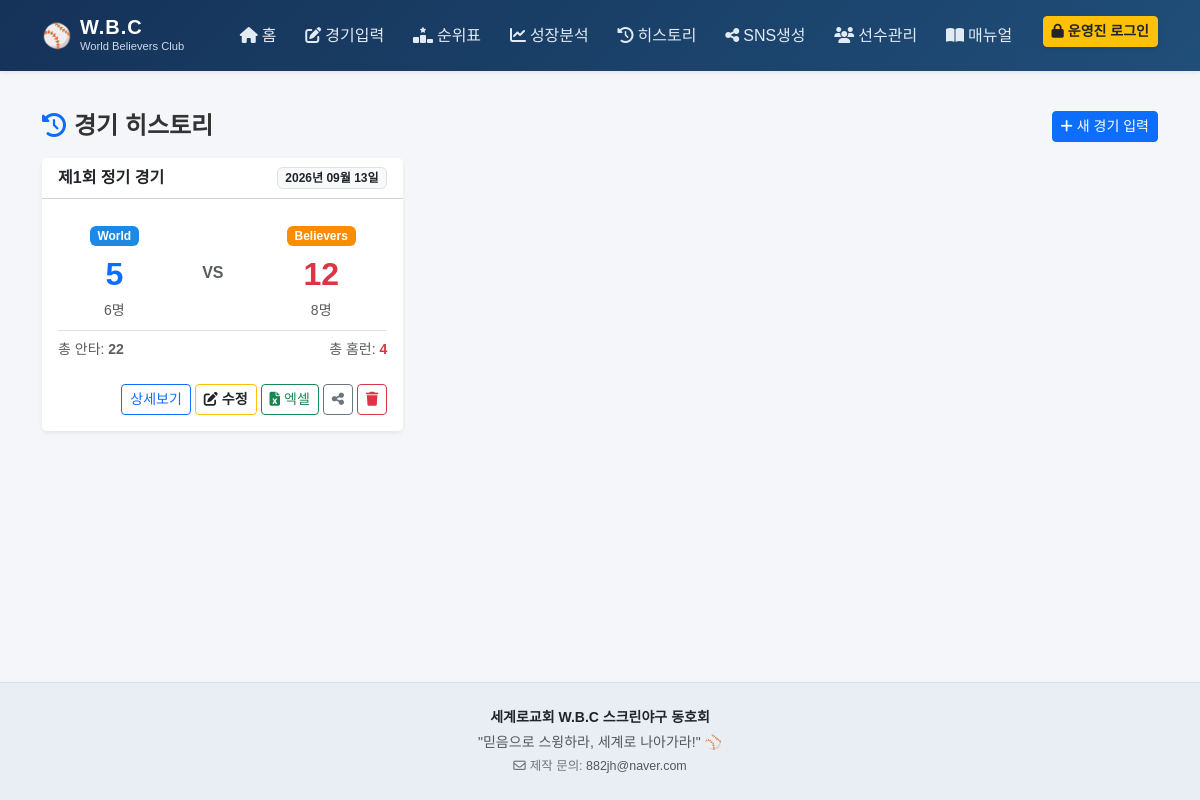
The app's page /history, older data.
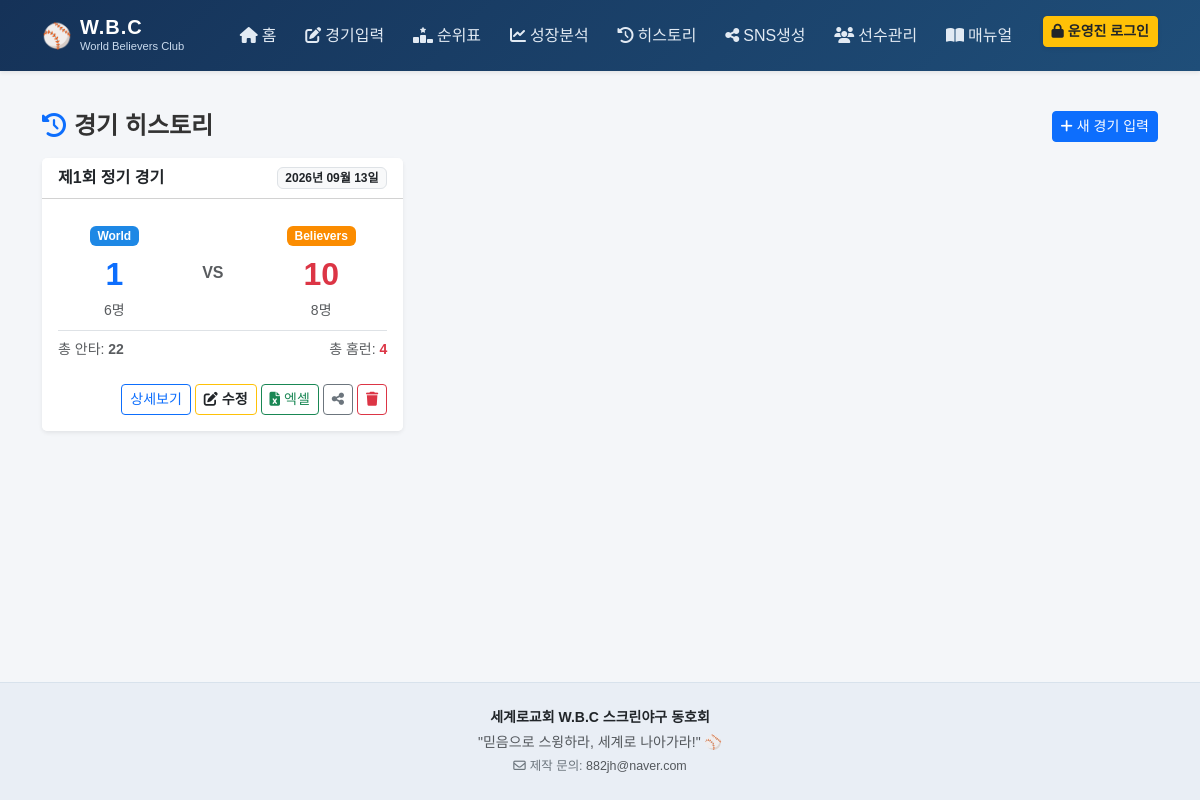
The same page, newer data.
### tables this page shows
CREATE TABLE games (
            id               INTEGER PRIMARY KEY AUTOINCREMENT,
            game_date        TEXT NOT NULL,
            game_number      INTEGER,
            location         TEXT DEFAULT '스크린야구장',
            world_score      INTEGER,
            believers_score  INTEGER,
            notes            TEXT,
            created_at       TEXT DEFAULT (datetime('now','localtime'))
        , match_type TEXT DEFAULT '2teams', score_details TEXT DEFAULT '');

### app.py (the view)
@app.route('/history')
def history():
    conn = get_db()
    games = conn.execute('''
        SELECT g.*,
               COUNT(DISTINCT CASE WHEN br.team='World' THEN br.player_id END) w_players,
               COUNT(DISTINCT CASE WHEN br.team='Believers' THEN br.player_id END) b_players,
               SUM(br.hits) total_hits, SUM(br.hr) total_hr
        FROM games g LEFT JOIN batting_records br ON br.game_id=g.id
        GROUP BY g.id ORDER BY g.game_date DESC, g.id DESC
    ''').fetchall()
    conn.close()
    return render_template('history.html', games=games, fmt_date=fmt_date)

### app.py (called while the page is built)
@app.context_processor
def inject_auth():
    return {
        'is_admin': session.get('is_admin', False),
        'fmt_rate': fmt_rate,
        'fmt_title': format_player_display,
        'fmt_honor': format_player_honorific
    }

def get_db():
    conn = sqlite3.connect(DB_PATH, timeout=10.0)
    conn.row_factory = sqlite3.Row
    conn.execute('PRAGMA foreign_keys = ON')
    conn.execute('PRAGMA journal_mode = WAL')
    conn.execute('PRAGMA busy_timeout = 5000')
    return conn

def fmt_date(d):
    try:
        dt = datetime.strptime(str(d),'%Y-%m-%d')
        return f"{dt.year}년 {dt.month:02d}월 {dt.day:02d}일"
    except:
        return str(d)

### templates/history.html (shortened to what this page needs)
{% extends 'base.html' %}
{% block content %}
<div class="d-flex justify-content-between align-items-center mb-3">
    <h4 class="fw-bold mb-0"><i class="fa-solid fa-clock-rotate-left text-primary me-2"></i>경기 히스토리</h4>
    <a href="{{ url_for('game_new') }}" class="btn btn-primary btn-sm">
        <i class="fa-solid fa-plus me-1"></i>새 경기 입력
    </a>
</div>
<div class="row g-3">
    {% for g in games %}
    <div class="col-md-6 col-lg-4">
        <div class="card shadow-sm border-0 h-100">
            <div class="card-header bg-white d-flex justify-content-between align-items-center py-2">
                <span class="fw-bold text-dark">제{{ g.game_number or '?' }}회 정기 경기</span>
                <span class="badge bg-light text-dark border">{{ fmt_date(g.game_date) }}</span>
            </div>
            <div class="card-body">
                <div class="d-flex justify-content-around align-items-center text-center my-2">
                    <div>
                        <span class="badge badge-world mb-1">World</span>
                        <div class="fs-2 fw-bold text-primary">{{ g.world_score if g.world_score is not none else '-' }}</div>
                        <small class="text-muted">{{ g.w_players or 0 }}명</small>
                    </div>
                    <div class="text-muted fw-bold">VS</div>
                    <div>
                        <span class="badge badge-believers mb-1">Believers</span>
                        <div class="fs-2 fw-bold text-danger">{{ g.believers_score if g.believers_score is not none else '-' }}</div>
                        <small class="text-muted">{{ g.b_players or 0 }}명</small>
                    </div>
                </div>
                <div class="border-top pt-2 mt-2 text-muted small d-flex justify-content-between">
                    <span>총 안타: <strong>{{ g.total_hits or 0 }}</strong></span>
                    <span>총 홈런: <strong class="text-danger">{{ g.total_hr or 0 }}</strong></span>
                </div>
            </div>
            <div class="card-footer bg-white border-top-0 d-flex justify-content-end gap-1 pb-3 flex-wrap">
                <a href="{{ url_for('game_detail', gid=g.id) }}" class="btn btn-outline-primary btn-sm">
                    상세보기
                </a>
                <a href="{{ url_for('game_edit', gid=g.id) }}" class="btn btn-outline-warning text-dark btn-sm fw-bold" title="기록 수정">
                    <i class="fa-solid fa-pen-to-square me-1"></i>수정
                </a>
                <a href="{{ url_for('export_excel', gid=g.id) }}" class="btn btn-outline-success btn-sm" title="엑셀 다운로드">
                    <i class="fa-solid fa-file-excel me-1"></i>엑셀
                </a>
                <a href="{{ url_for('sns_page', gid=g.id) }}" class="btn btn-outline-secondary btn-sm" title="SNS 공유">
                    <i class="fa-solid fa-share-nodes"></i>
                </a>
                <form method="POST" action="{{ url_for('game_delete', gid=g.id) }}" class="d-inline" onsubmit="return confirm('정말 이 경기 기록을 삭제하시겠습니까?');">
                    <button type="submit" class="btn btn-outline-danger btn-sm" title="삭제">
                        <i class="fa-solid fa-trash"></i>
                    </button>
                </form>
            </div>
        </div>
    </div>
    {% else %}
    <div class="col-12 text-center py-5 text-muted">
        <p>등록된 경기 기록이 없습니다.</p>
    </div>
    {% endfor %}
</div>
{% endblock %}

Row changes from the older to the newer data that the page shows:
changed games: world_score "5" → "1"; believers_score "12" → "10"
